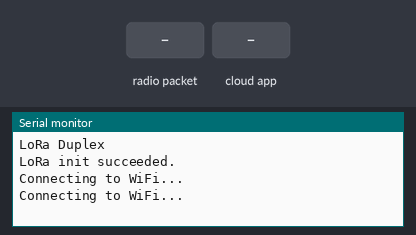
Bench run of a program on a simulated ESP32. Parts: the last lines printed to the serial monitor. The inputs (shaded band) are chosen by the test bench. WiFi joins after 1.5 s; servers stay silent unless stated; no radio packets arrive unless stated; the Firebase database answers and starts empty.

Above: at 3.2 s.
3.3 s: radio packet "0" arrives
At 4.2 s:
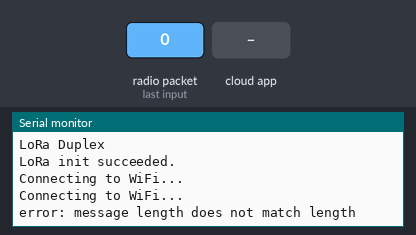
5.8 s: the phone or cloud app sets selector to 1
At 10.5 s:
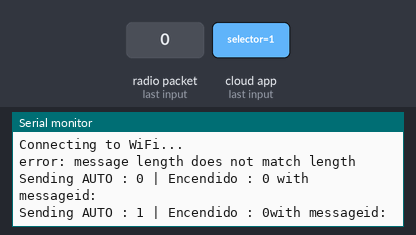
10.8 s: the phone or cloud app sets selector to 0
At 15.2 s:
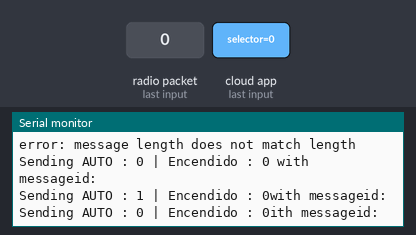
15.9 s: the phone or cloud app sets encender to 1
At 20.7 s:
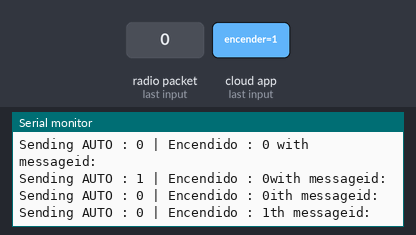
21.0 s: the phone or cloud app sets encender to 0
At 25.0 s:
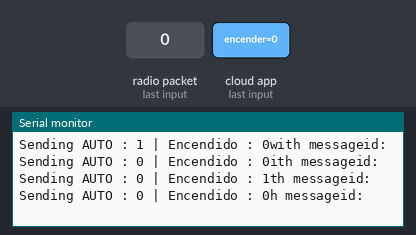
26.1 s: the phone or cloud app sets selector to 1
At 31.0 s:
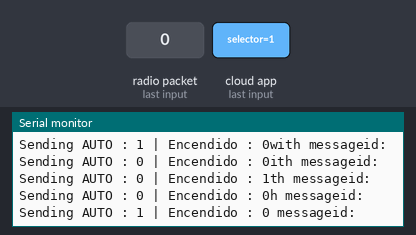

The program:

main.cpp
```cpp
#include <Arduino.h>
#include "pin_manager.h"
#include <LoRa.h>
#include <SPI.h>
#include <FirebaseESP32.h>

//CREDENCIALES E INICIALIZACION

const char* ssid = "EduardoCB";
const char* password = "123456780";

// Credenciales Firebase
#define FIREBASE_HOST "database-29ad3-default-rtdb.firebaseio.com"
#define FIREBASE_AUTH "AIzaSyBIJ2KdgXFT5tqaaH0ebmG2qYDoDeuKxAo"

FirebaseData firebaseData;


const int csPin = 14;          // LoRa radio chip select
const int resetPin = 15;       // LoRa radio reset
const int irqPin = 22;         // change for your board; must be a hardware interrupt pin

String outgoing;              // outgoing message

byte msgCount = 0;            // count of outgoing messages
byte localAddress = 0xBC;     // address of this device
byte destination = 0xFF;      // destination to send to
long lastSendTime = 0;        // last send time
int interval = 4000;          // interval between sends


float Text;
float Hext;
float Tint;
float Hint;
float Vviento;

int AutomaticoAnterior=2, EncenderAnterior=2;


void sendMessage(String outgoing) {
  LoRa.beginPacket();                   // start packet
  LoRa.write(destination);              // add destination address
  LoRa.write(localAddress);             // add sender address
  LoRa.write(msgCount);                 // add message ID
  LoRa.write(outgoing.length());        // add payload length
  LoRa.print(outgoing);                 // add payload
  LoRa.endPacket();                     // finish packet and send it
  msgCount++;                           // increment message ID
}

void onReceive(int packetSize) {
  if (packetSize == 0) return;          // if there's no packet, return

  // read packet header bytes:
  int recipient = LoRa.read();          // recipient address
  byte sender = LoRa.read();            // sender address
  byte incomingMsgId = LoRa.read();     // incoming msg ID
  byte incomingLength = LoRa.read();    // incoming msg length

  String incoming = "";

  while (LoRa.available()) {
    incoming += (char)LoRa.read();
  }


  Text    = incoming.substring(incoming.indexOf('T')+4).toFloat();
  Hext    = incoming.substring(incoming.indexOf('H')+4).toFloat();
  Tint    = incoming.substring(incoming.indexOf('t')+4).toFloat();
  Hint    = incoming.substring(incoming.indexOf('h')+4).toFloat();
  Vviento = incoming.substring(incoming.indexOf('V')+4).toFloat();

  if (incomingLength != incoming.length()) {   // check length for error
    Serial.println("error: message length does not match length");
    return;                             // skip rest of function
  }

  // if the recipient isn't this device or broadcast,
  if (recipient != localAddress && recipient != 0xFF) {
    Serial.println("This message is not for me.");
    return;                             // skip rest of function
  }


  // if message is for this device, or broadcast, print details:
  Serial.print("Received from: 0x" + String(sender, HEX));
  Serial.println("Sent to: 0x" + String(recipient, HEX));
  Serial.println("Message ID: " + String(incomingMsgId));
  Serial.println("Message length: " + String(incomingLength));
  Serial.println("Message: " + incoming);
  //Serial.println(Text);
  //Serial.println(Hext);
  //Serial.println(Tint);
  //Serial.println(Hint);
  //Serial.println(Vviento);

  Serial.println("RSSI: " + String(LoRa.packetRssi()));
  Serial.println("Snr: " + String(LoRa.packetSnr()));
  Serial.println();
}


void setup() {
  Serial.begin(9600);                   // initialize serial
  while (!Serial);

  Serial.println("LoRa Duplex");

  // override the default CS, reset, and IRQ pins (optional)
  LoRa.setPins(csPin, resetPin, irqPin);// set CS, reset, IRQ pin

  if (!LoRa.begin(915E6)) {             // initialize ratio at 915 MHz
    Serial.println("LoRa init failed. Check your connections.");
    while (true);                       // if failed, do nothing
  }

  Serial.println("LoRa init succeeded.");


  WiFi.begin(ssid, password);
  while (WiFi.status() != WL_CONNECTED) {
    delay(1000);
    Serial.println("Connecting to WiFi...");
  }

  Firebase.begin(FIREBASE_HOST, FIREBASE_AUTH);

  // Espera a que Firebase se conecte
  while (Firebase.ready() != 1) {
    delay(100);
  }
}


int readAutomFirebase(){
  bool aux = Firebase.getBool(firebaseData, "vdetonantes/selector");
  if (firebaseData.boolData()) {
    return 1;
  } else {
    return 0;
  }
}

int readEncenFirebase(int autom){
  if(autom == 1){
    return 0;
  }
  else{
    bool aux = Firebase.getBool(firebaseData, "vdetonantes/encender");
      if (firebaseData.boolData()) {
        return 1;
      } else {
        return 0;
      }
  }
}


void enviarDatosFirebase() {

  Firebase.setFloat(firebaseData,"vdetonantes/Text", Text);
  Firebase.setFloat(firebaseData,"vdetonantes/Hext", Hext);
  Firebase.setFloat(firebaseData,"vdetonantes/Tint", Tint);
  Firebase.setFloat(firebaseData,"vdetonantes/Hint", Hint);
  Firebase.setFloat(firebaseData,"vdetonantes/viento", Vviento);

}


void decideandwriteMessage(int automa, int encend){

  if(automa!=AutomaticoAnterior || encend!=EncenderAnterior){
    char buff[30];
    sprintf(buff, "AUTO : %d | Encendido : %d",automa, encend);
    String message = String(buff);
    sendMessage(message);
    Serial.print("Sending " + message);
    Serial.println("  with messageid: "+msgCount);
    AutomaticoAnterior = automa;
    EncenderAnterior = encend;
  }

}


void loop() {
  if (millis() - lastSendTime > interval) {
    int autom = readAutomFirebase();
    int encen = readEncenFirebase(autom);
    decideandwriteMessage(autom, encen);
    enviarDatosFirebase();
    lastSendTime = millis();            // timestamp the message
    //interval = random(2000) + 1000;    // 2-3 seconds
  }

  // parse for a packet, and call onReceive with the result:
  onReceive(LoRa.parsePacket());
}
```

pin_manager.h
```cpp
#ifndef PIN_MANAGER
#define PIN_MANAGER

#define     MOSI        23
#define     MISO        19
#define     SCK         18
#define     NSS         14
#define     RESET       15
#define     DIO0        22
#define     LEDCOM      2
#define     LEDREC      4


#endif PIN_MANAGER
```

Measured:
- after the input at 3.3 s, the serial monitor: prints a new line at once (image 1)
- after the input at 5.8 s, the serial monitor: prints a new line after 3.5 s (image 2)
- after the input at 10.8 s, the serial monitor: prints a new line after 3.6 s (image 3)
- after the input at 15.9 s, the serial monitor: prints a new line after 3.6 s (image 4)
- after the input at 21.0 s, the serial monitor: prints a new line after 3.7 s (image 5)
- after the input at 26.1 s, the serial monitor: prints a new line after 3.5 s (image 6)
